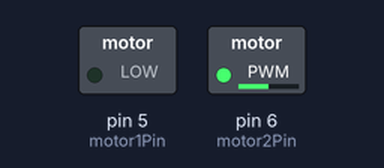
Simulated run of this sketch. Board: Arduino Uno, built with avr-gcc and run on an emulated ATmega328P. Parts: switched loads named in the sketch (green lamp = pin HIGH).

Above: at 0.1 s.
Timing chart, 0 to 1.6 s (numbered marks = the images above):
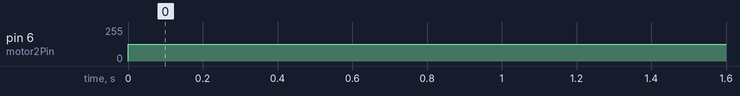

Measured:
- by itself, pin 6 (motor2Pin): 0/255 → 127/255 at 0.00 s

The sketch:

sketch_dec9a.ino
```cpp
const int switchPin = 2;  // pushbutton input
const int motor1Pin = 5;  // H-bridge leg 1 (pin 6, 1A)
const int motor2Pin = 6;  // H-bridge leg 2 (pin 7, 2A)

// speed of the motor (0-255):
int speed = 127;

void setup() {
  // set the pushbutton as an input:
  // pinMode(switchPin, INPUT);

  // set all the other pins you're using as outputs:
  pinMode(motor1Pin, OUTPUT);
  pinMode(motor2Pin, OUTPUT);
}

void loop() {
  // // if the pushbutton is high, motor will turn on one direction:
  // if (digitalRead(switchPin) == HIGH) {
    // set leg 1 of the H-bridge low:
    digitalWrite(motor1Pin, LOW);
    // set leg 2 of the H-bridge high:
    analogWrite(motor2Pin, speed);
  // }
  // // if the pushbutton is low, motor will turn in the other direction:
  // else {
  //   // set leg 1 of the H-bridge high:
  //   digitalWrite(motor1Pin, speed);
  //   // set leg 2 of the H-bridge low:
  //   digitalWrite(motor2Pin, LOW);
  }
```
